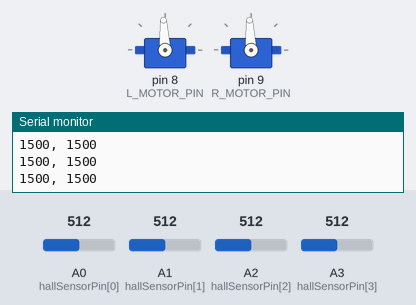
Simulated run of this sketch. Board: Arduino Uno, built with avr-gcc and run on an emulated ATmega328P. Shown: 2 × servo, the last lines printed to the serial monitor. The test bench sets the inputs (shaded band); at power-on: A1 (hallSensorPin[1]) = 512, A0 (hallSensorPin[0]) = 512, A2 (hallSensorPin[2]) = 512, A3 (hallSensorPin[3]) = 512.

Above: at 1.7 s.
1.8 s: A1 (hallSensorPin[1]) set to 716
At 2.14 s:
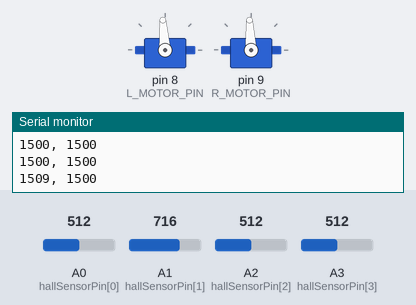
4.8 s: A0 (hallSensorPin[0]) set to 992
At 7.6 s:
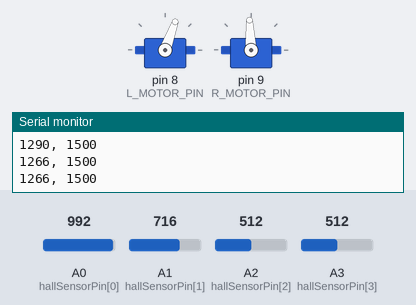
7.8 s: A2 (hallSensorPin[2]) set to 992
At 10.7 s:
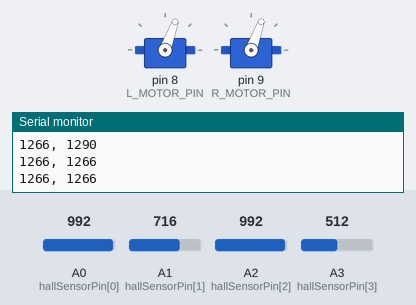
10.8 s: A3 (hallSensorPin[3]) set to 976
13.8 s: A3 (hallSensorPin[3]) set to 988
At 16.6 s:
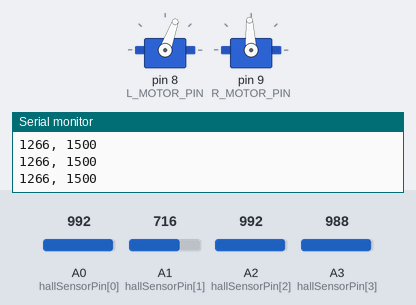
16.8 s: A2 (hallSensorPin[2]) set to 983
At 20.1 s:
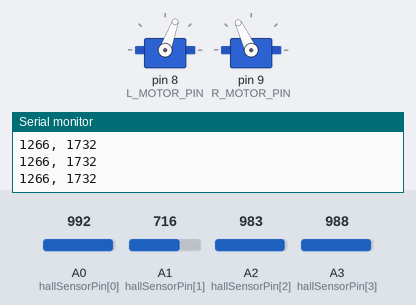
Timing chart, 0 to 20.8 s (numbered marks = the images above; inputs shaded):
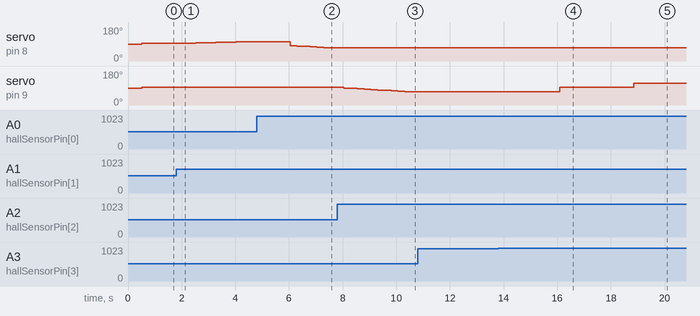

Measured:
- the behaviour switches between 987 and 988 on A3 (hallSensorPin[3]) (found by bisection; images 3 and 4)
- the behaviour switches between 984 and 983 on A2 (hallSensorPin[2]) (found by bisection; images 4 and 5)
- after the input at 1.8 s, servo on pin 8 (L_MOTOR_PIN): moves from 93° to 102° over 2.3 s, starting after 0.22 s
- after the input at 4.8 s, servo on pin 8 (L_MOTOR_PIN): moves from 102° to 70° over 1.3 s, starting after 1.2 s
- after the input at 7.8 s, servo on pin 9 (R_MOTOR_PIN): moves from 93° to 70° over 2.3 s, starting after 0.25 s
- after the input at 13.8 s, servo on pin 9 (R_MOTOR_PIN): 70° → 93° after 2.3 s
- after the input at 16.8 s, servo on pin 9 (R_MOTOR_PIN): 93° → 115° after 2.0 s

The sketch:

wheelchair_base.ino
```cpp
#include <Servo.h>

#define NUM_SENSORS 4
#define NUM_READINGS 10
#define CALIBRATION_TIME 500
#define SENSOR_INTERVAL 50
#define L_MOTOR_PIN 8
#define R_MOTOR_PIN 9
#define PWM_MIN 1000
#define PWM_MID 1500
#define PWM_MAX 2000
#define HIST_GAP 5

int currentTime;
int hallSensorPin[NUM_SENSORS] = {A0, A1, A2, A3};
int sensorAverage[NUM_SENSORS];
int sensorCal[NUM_SENSORS];
int sensorTotal[NUM_SENSORS];
int sensorReadings[NUM_SENSORS][NUM_READINGS];
int readIndex = 0;

Servo leftMotor;
Servo rightMotor;

void setup() {
  Serial.begin(9600);

  for (int i = 0; i < NUM_SENSORS; i++) {
    pinMode(hallSensorPin[i], INPUT_PULLUP);
  }

  int startupTime = millis();
  int currentTime = millis();
  while (currentTime - startupTime < CALIBRATION_TIME) {
    if (millis() - currentTime > SENSOR_INTERVAL) {
      currentTime = millis();
      readSensors();
    }
  }

  for (int i = 0; i < NUM_SENSORS; i++) {
    sensorCal[i] = sensorAverage[i];
    Serial.println(sensorCal[i]);
  }

  leftMotor.attach(L_MOTOR_PIN);
  rightMotor.attach(R_MOTOR_PIN);

}

void loop() {
  if (millis() - currentTime > SENSOR_INTERVAL) {
    currentTime = millis();
    readSensors();

    if (sensorAverage[1] - sensorAverage[0] >= HIST_GAP) {
      int leftMotorRead = map(sensorAverage[1], 0, 1024, PWM_MID, PWM_MAX);
      leftMotor.writeMicroseconds(leftMotorRead);
      Serial.print(leftMotorRead);
      Serial.print(", ");

    }
    else if (sensorAverage[0] - sensorAverage[1] >= HIST_GAP) {
      int leftMotorRead = map(sensorAverage[0], 0, 1024, PWM_MID, PWM_MIN);
      leftMotor.writeMicroseconds(leftMotorRead);
      Serial.print(leftMotorRead);
      Serial.print(", ");
    }

    else {
      leftMotor.writeMicroseconds(PWM_MID);
      Serial.print(PWM_MID);
      Serial.print(", ");
      }

    if (sensorAverage[3] - sensorAverage[2] >= HIST_GAP) {
      int rightMotorRead = map(sensorAverage[3], 0, 1024, PWM_MID, PWM_MAX);
      rightMotor.writeMicroseconds(rightMotorRead);
      Serial.print(rightMotorRead);
      Serial.println();
    }
    else if (sensorAverage[2] - sensorAverage[3] >= HIST_GAP) {
      int rightMotorRead = map(sensorAverage[2], 0, 1024, PWM_MID, PWM_MIN);
      rightMotor.writeMicroseconds(rightMotorRead);
      Serial.print(rightMotorRead);
      Serial.println();
    }

    else {
      rightMotor.writeMicroseconds(PWM_MID);
      Serial.print(PWM_MID);
      Serial.println();
      }

  }
  delay(250);
}

void readSensors() {
  for (int i = 0; i < NUM_SENSORS; i++) {
    sensorTotal[i] = sensorTotal[i] - sensorReadings[i][readIndex];
    sensorReadings[i][readIndex] = analogRead(hallSensorPin[i]);
    sensorTotal[i] = sensorTotal[i] + sensorReadings[i][readIndex];
    sensorAverage[i] = (sensorTotal[i] / NUM_READINGS) - sensorCal[i];
    //Serial.print(sensorAverage[i]);
    //Serial.print(" , ");
  }
  readIndex = readIndex + 1;
  if (readIndex >= NUM_READINGS) {
    readIndex = 0;
  }
  //Serial.println();
}
```
